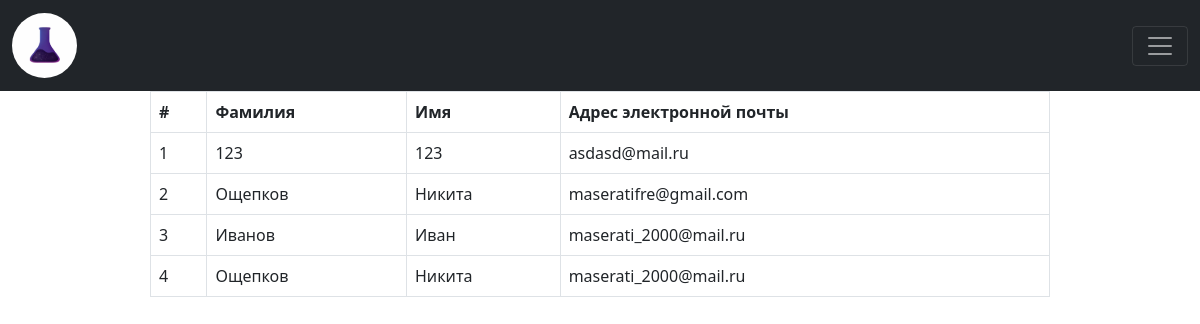
Screenshot of /participants/ (signed in) with the database file from the repository.
### Site/models.py (models this page shows)
class Participant(models.Model):
    fest_id = models.ForeignKey(Concurs,verbose_name="Название фестиваля",on_delete=models.CASCADE)
    surname = models.CharField(verbose_name="Фамилия",null=False,blank=False,max_length=30)
    name = models.CharField(verbose_name="Имя",null=False,blank=False,max_length=30)
    email = models.EmailField()
    class Meta:
        verbose_name = "Участник"
        verbose_name_plural = "Участники"
        ordering = ['-id']

### Site/views.py (the view)
# urls.py: path('participants/',views.participant,name='participants'),
def participant(request):
    if request.user.is_authenticated:
        participants = Participant.objects.all().order_by("-id")
        return render(request,'participants.html',{"participants":participants})
    else:
        return redirect("main")

### Site/templates/participants.html (shortened to what this page needs)
{% extends "base.html" %}
{% block content %}
<table class="table table-bordered table-hover">
    <thead>
        <tr>
            <th scope="col">#</th>
            <th scope="col">Фамилия</th>
            <th scope="col">Имя</th>
            <th scope="col">Адрес электронной почты</th>
        </tr>
    </thead>
    <tbody>
        {%for participant in participants%}
        <tr>
            <td>{{forloop.counter}}</td>
            <td>{{participant.surname}}</td>
            <td>{{participant.name}}</td>
            <td>{{participant.email}}</td>
        </tr>
        {%endfor%}
    </tbody>
</table>
{% endblock %}

### Site/templates/base.html (shortened to what this page needs)
{% load static %}
<!DOCTYPE html>
<html lang="en">
<head>
    <link href="https://cdn.jsdelivr.net/npm/bootstrap@5.0.2/dist/css/bootstrap.min.css" rel="stylesheet"
>
    <link rel="stylesheet" href="{% static 'css/base.css'%}">
</head>
<body>
    <nav class="navbar navbar-expand-xxl navbar-dark bg-dark">
        <div class="container-fluid">
            <span class="navbar-brand">
                <img class="img-fluid rounded-circle" src="{% static '/img/logo.svg'%}" alt="" width="65" height="65">
            </span>
            <button class="navbar-toggler" type="button" data-bs-toggle="collapse" data-bs-target="#navbarNav"
                aria-controls="navbarNav" aria-expanded="false" aria-label="Toggle navigation">
                <span class="navbar-toggler-icon"></span>
            </button>
    </nav>
    <div class="d-flex flex-column w-75 mx-auto">
        {% block content %}
        {% endblock %}
    </div>
</body>
</html>

### rows the page displays
Participant: surname "123", name "123", email "asdasd@mail.ru"
Participant: surname "Ощепков", name "Никита", email "maseratifre@gmail.com"
Participant: surname "Иванов", name "Иван", email "maserati_2000@mail.ru"
Participant: surname "Ощепков", name "Никита", email "maserati_2000@mail.ru"
